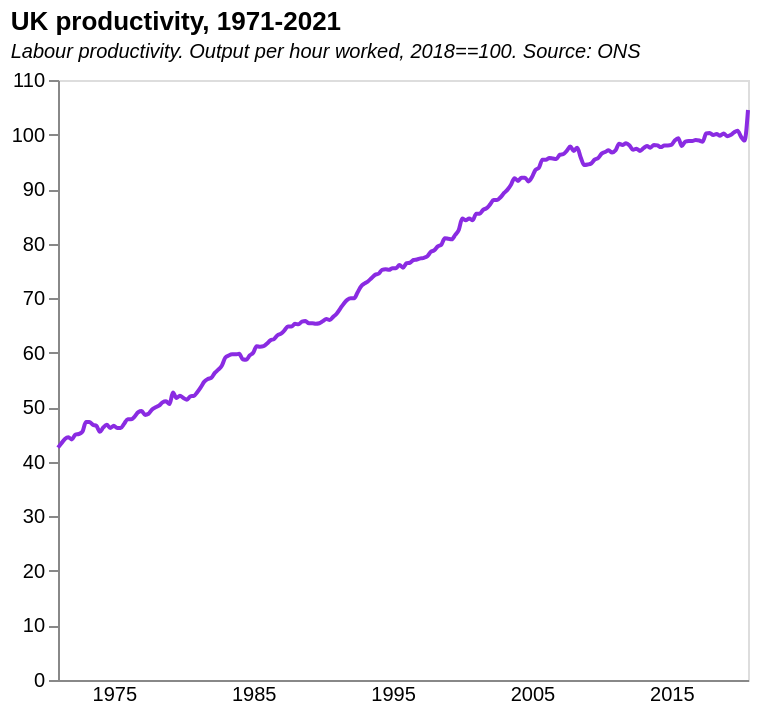

The specification (Vega-Lite) saved for this image:
### Vega-Lite specification from a JSON file in a GitHub repository (floating-point values rounded to 4 significant figures; data arrays with more than 128 entries replaced by an {"elided": "..."} marker saying what was removed)
{"$schema": "https://vega.github.io/schema/vega-lite/v5.json", "description": "Productivity UK", "title": {"text": "UK productivity, 1971-2021", "subtitle": "Labour productivity. Output per hour worked, 2018==100. Source: ONS", "subtitleFontStyle": "italic", "subtitleFontSize": 10, "anchor": "start", "color": "black"}, "data": {"values": {"elided": "200 records"}, "format": {"parse": {"Date": "date"}}}, "height": 300, "width": 345, "mark": {"type": "line", "point": false, "interpolate": "monotone", "color": "blueviolet"}, "encoding": {"x": {"field": "Date", "type": "temporal", "axis": {"title": null, "grid": false, "labelSeparation": 20, "ticks": false}}, "y": {"field": "Value", "type": "quantitative", "title": "", "axis": {"grid": false}}}}
